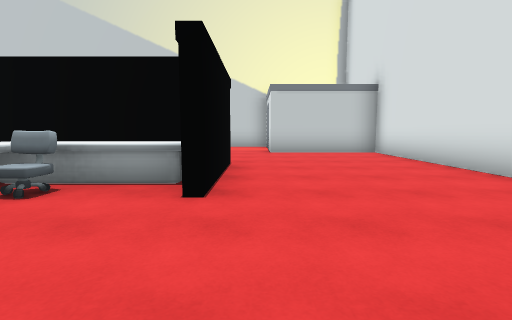
View 1 (above)

21 first-person views from a walk through a Unity game level. The camera is 1.3 m above the floor, tilts 6° down and sees 85° across. The floor is counted in squares, 2 m on a side. Each view is taken from the middle of a square. On the plan, view 1 faces up. The plan holds only what a view shows up to about 9 squares ahead; the rest is blank. The player character is not drawn. Some animated figures are not drawn. Door leaves are left out, so doorways stand open.

View 2
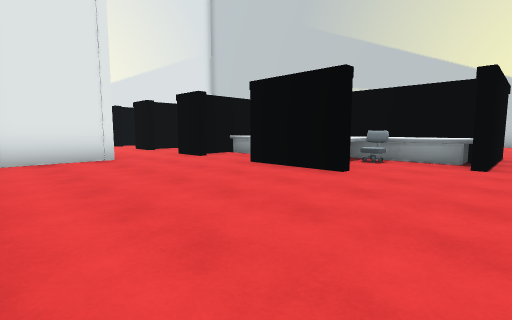

View 3
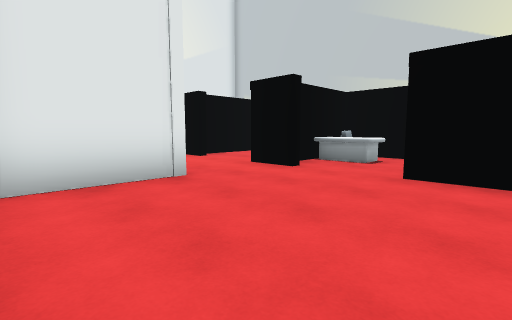

View 4
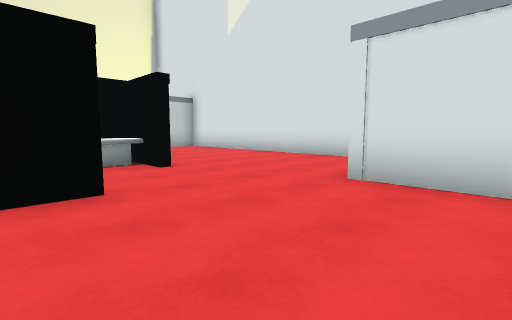

View 5
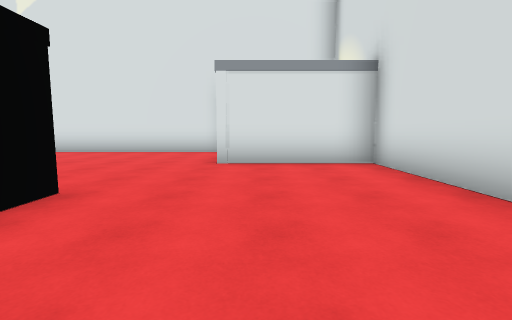

View 6
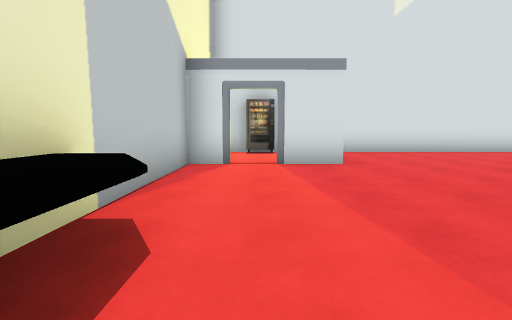

View 7
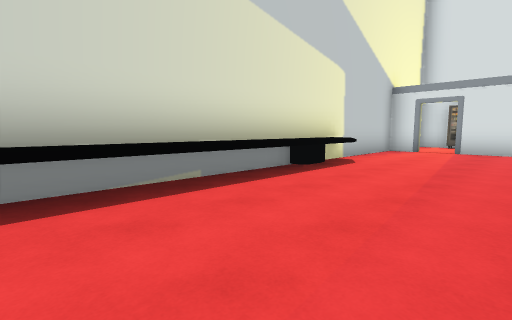

View 8
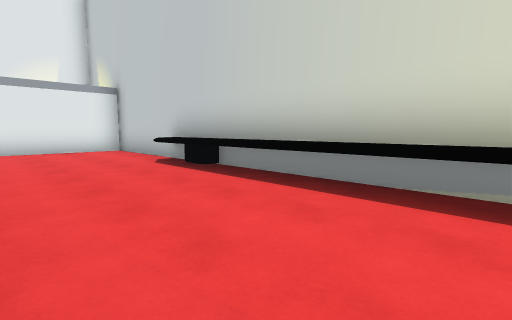

View 9
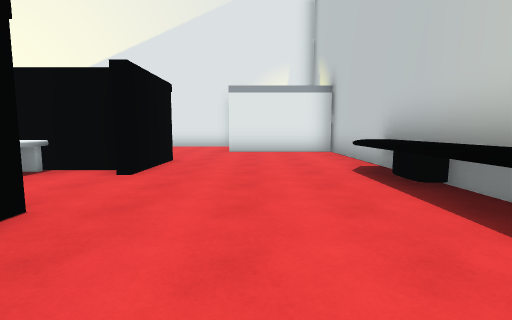

View 10
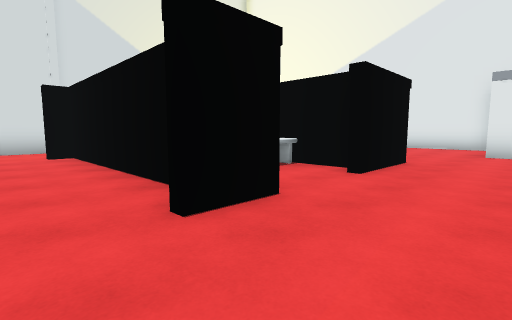

View 11
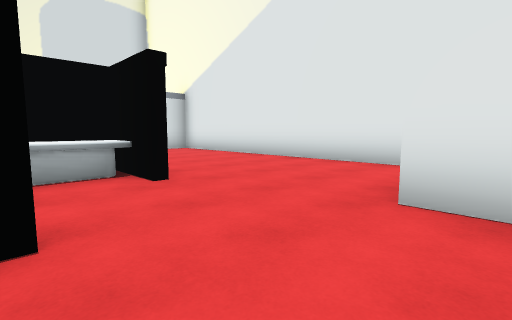

View 12
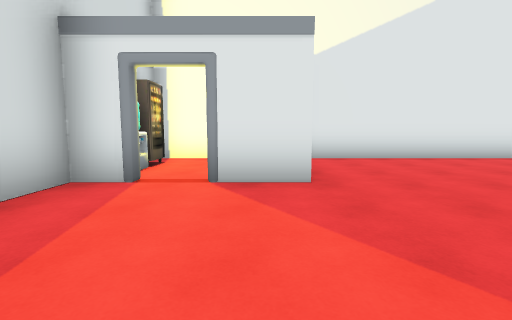

View 13
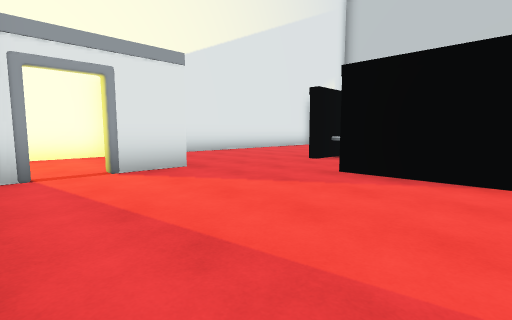

View 14
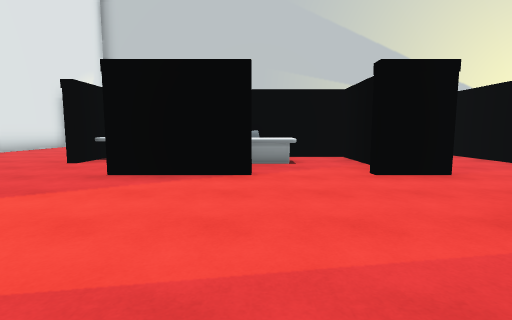

View 15
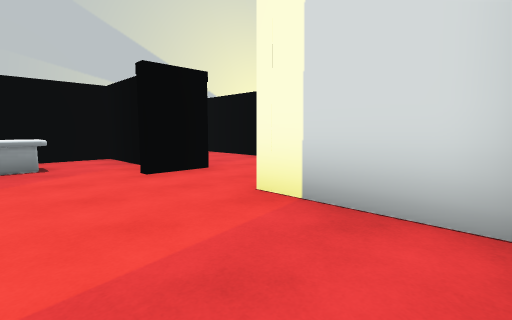

View 16
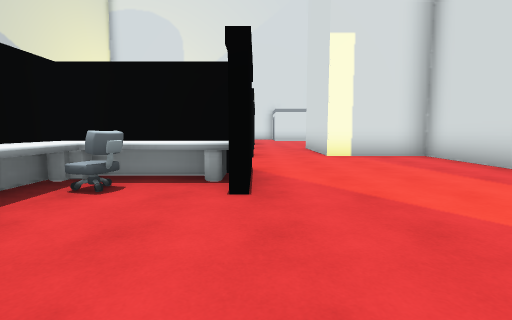

View 17
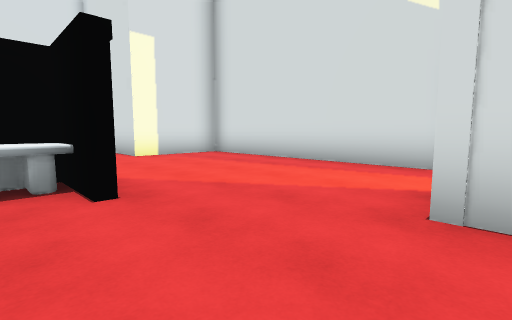

View 18
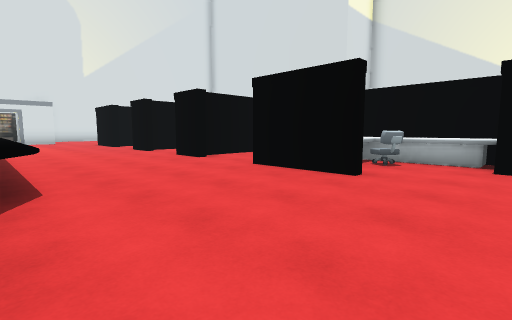

View 19
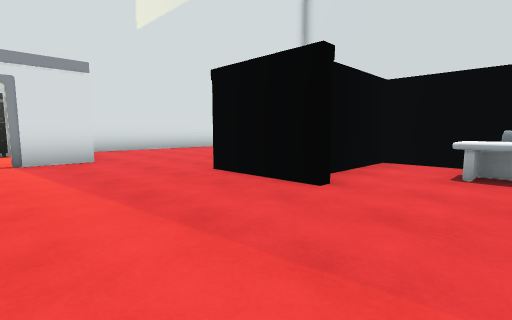

View 20
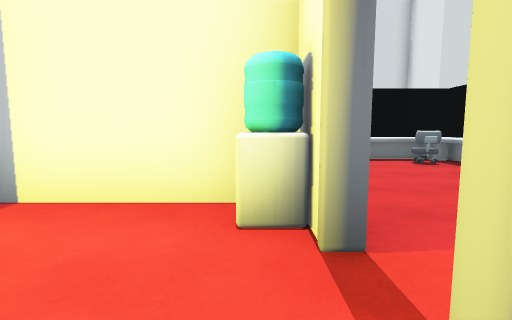

View 21
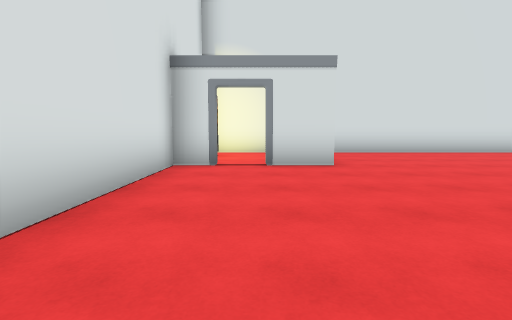

### Floor plan
Key: @ floor where view 1 was taken; # wall or solid block; . floor; D open door; ^ raised ledge; C chair; E desk; M vending machine; O other object.
Columns run from 20 left of view 1 to 4 right of it. Each row starts with its distance up from view 1.
 12     ###           ####
 11     ...^^^^^^^^^^^..#...#
 10    #................DD.M#
  9    #.................O..#
  8 #DD#.................####
  7 #.....##..#..#..  ......#
  6 #......O..#..#O..O......#
  5 #....OCOE.#..#E..OCO....#
  4 #...#OO####...####O#....#
  3 #...#.COE.#..#E..C.O....#
  2 #......OO.#..#O..O......#
  1 #.....##..#..#..##......#
  0 #...................@#DD#
 -1 #  #.......###.......#..
 -2 #.MDD......# #....... .O
 -3 #.O#.......# #.......#..
 -4    ######### ###########

Positions as (right, up) in squares from view 1, and headings:
1: (0, 0), facing up
2: (0, -3), facing up-left
3: (-3, -3), facing up-left
4: (-3, -2), facing up-right
5: (-5, -1), facing right
6: (-5, 10), facing right
7: (-9, 8), facing up-right
8: (-7, 8), facing up-left
9: (-8, 9), facing left
10: (-8, 9), facing down-left
11: (-14, 9), facing down-left
12: (-13, -1), facing left
13: (-12, -3), facing up-left
14: (-12, -3), facing up
15: (-12, -3), facing up-right
16: (-17, 1), facing right
17: (-17, 2), facing down-right
18: (-16, 11), facing down-right
19: (-6, 10), facing down-right
20: (1, 11), facing down
21: (2, 5), facing down
